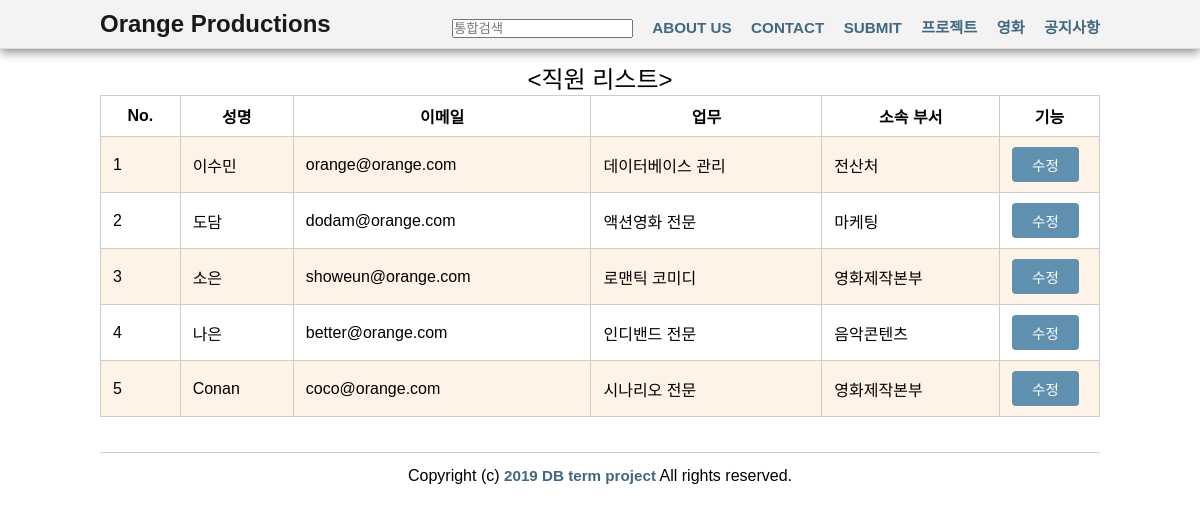
Screenshot of /orange-productions/employee_list.php with the database file from the repository.
### tables this page shows
CREATE TABLE `employee` (
  `emp_id` int(10) NOT NULL AUTO_INCREMENT,
  `emp_name` varchar(40) DEFAULT NULL,
  `dept_id` int(10) DEFAULT NULL,
  `email` varchar(40) DEFAULT NULL,
  `work` text NOT NULL,
  PRIMARY KEY (`emp_id`),
  KEY `dept_id` (`dept_id`),
  CONSTRAINT `employee_ibfk_1` FOREIGN KEY (`dept_id`) REFERENCES `department` (`dept_id`)
);

CREATE TABLE `department` (
  `dept_id` int(10) NOT NULL AUTO_INCREMENT,
  `dept_name` varchar(40) NOT NULL,
  PRIMARY KEY (`dept_id`)
);

### orange-productions/employee_list.php (the view, shortened to what this page needs)
<?
include "header.php";
include "config.php";
?>
<div class="container">
    <?
    $conn = dbconnect($host, $dbid, $dbpass, $dbname);
    $query = "select emp_id, emp_name, email, work, dept_name from employee natural join department order by emp_id asc";
    $res = mysqli_query($conn, $query);
    ?>
	<h4 align = "center"><직원 리스트></h4>
    <table class="table table-striped table-bordered">
        <thead>
        <tr align = "center">
            <th>No.</th>
            <th>성명</th>
            <th>이메일</th>
            <th>업무</th>
            <th>소속 부서</th>
            <th>기능</th>
        </tr>
        </thead>
        <tbody>
        <?
        $row_index = 1;
        while ($row = mysqli_fetch_array($res)) {
            echo "<tr>";
            echo "<td>{$row_index}</td>";
            echo "<td>{$row['emp_name']}</td>";
            echo "<td>{$row['email']}</td>";
            echo "<td>{$row['work']}</td>";
            echo "<td>{$row['dept_name']}</td>";
            echo "<td width='10%'>
                <a href='employee_form.php?emp_id={$row['emp_id']}'><button class='button primary small'>수정</button></a>
                </td>";
            echo "</tr>";
            $row_index++;
        }
        ?>
        </tbody>
    </table>
</div>
<? include("footer.php") ?>

### orange-productions/header.php (shortened to what this page needs)
<!DOCTYPE html>
<html lang='ko'>
<head>
    <link rel="stylesheet" href="styles.css">
</head>
<body>
<form action="project_list.php" method="post">
    <div class='navbar fixed'>
        <div class='container'>
            <a class='pull-left title' href="index.php">Orange Productions</a>
            <ul class='pull-right'>
                <li>
                    <input type="text" name="search_keyword" placeholder="통합검색">
                </li>
                <li><a href='site_info.php'>ABOUT US</a></li>
                <li><a href='employee_list.php'>CONTACT</a></li>
                <li><a href='project_form.php'>SUBMIT</a></li>
                <li><a href='project_list.php'>프로젝트</a></li>
                <li><a href='movie_list.php'>영화</a></li>
                <li><a href='notice_list.php'>공지사항</a></li>
            </ul>
        </div>
    </div>
</form>

### orange-productions/footer.php
        <div class="container">
            <div class="footer">
	<center>Copyright (c) <a href="https://cose371.github.io/term-project/2019/04/29/Term-Project.html">2019 DB term project</a> All rights reserved.</center>
            </div>
        </div>
    </body>
</html>

### orange-productions/styles.css (style rules this page uses)
body { margin-top: 60px; }
.container { width: 1000px; margin: 0 auto; }
.navbar { background: #F3F3F3; padding: 10px; border-bottom: 1px #DDD solid; box-shadow: 0px 3px 10px #888888; }
.pull-left { float: left; }
.pull-right { float: right; }
.navbar .title { color: #191919; font-size: 1.5em; font-weight: 800; }
.navbar li { display: inline-block; padding: .3em 15px 0 0; }
.navbar li:last-child { padding-right: 0; }
.navbar.fixed { position: fixed; left: 0; right: 0; top: 0; }
.footer { width: 100%; background: #CCC; height: 1px; margin: 25px 0; text-align: center; line-height: 3em; }
* { margin: 0; padding: 0; font-family: "Nanum Gothic", sans-serif; }
h1, h2, h3, h4, h5, h6 { font-weight: 500; }
h4 { font-size: 1.5em; }
a { font-size: .95em; font-weight: 700; text-decoration: none; color: #406882; }
.table { width: 100%; border-spacing: 0; border-collapse: collapse; text-align: left; margin-bottom: 35px; }
.table th, .table td { border-bottom: 1px #CCC solid; padding: 8px 12px; }
.table.table-striped tbody tr:nth-child(2n+1) { background-color: #fff2e6; }
.table.table-bordered { border: 1px #CCC solid; }
.table.table-bordered td, .table.table-bordered th { border: 1px #CCC solid; }
.button { border: 0; border-radius: 4px; cursor: pointer; margin:2px 0px 2px 0px; }
.button.small { padding: 7px 20px; font-size: .95em; }
.button.primary { color: #FFF; background: #5f90b0; }

### rows the page displays
employee: emp_name "이수민", email "orange@orange.com", work "데이터베이스 관리", dept.dept_name "전산처"
employee: emp_name "도담", email "dodam@orange.com", work "액션영화 전문", dept.dept_name "마케팅"
employee: emp_name "소은", email "showeun@orange.com", work "로맨틱 코미디", dept.dept_name "영화제작본부"
employee: emp_name "나은", email "better@orange.com", work "인디밴드 전문", dept.dept_name "음악콘텐츠"
employee: emp_name "Conan", email "coco@orange.com", work "시나리오 전문", dept.dept_name "영화제작본부"
